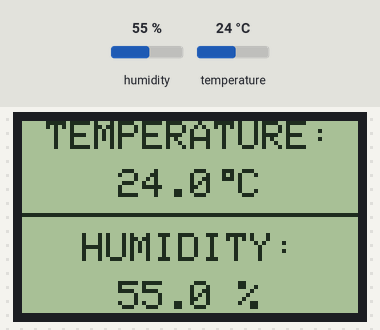
The sketch below on a simulated Arduino Uno, built with avr-gcc and run on an emulated ATmega328P. On the bench: 84×48 one-colour display. The test bench sets the inputs (shaded band); at power-on: humidity 55 %, temperature 24 °C.

Above: at 2.2 s.
2.3 s: humidity set to 22 %
At 4.1 s:
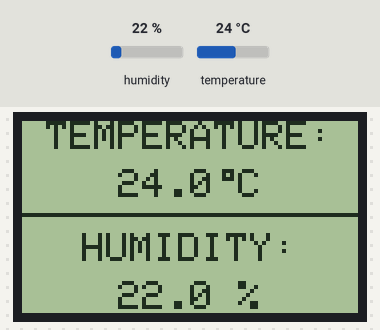
5.0 s: temperature set to 12 °C
At 5.8 s:
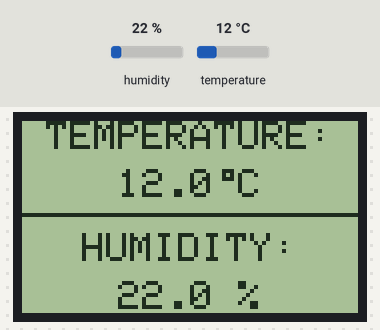
7.7 s: humidity set to 40 %
At 10.4 s:
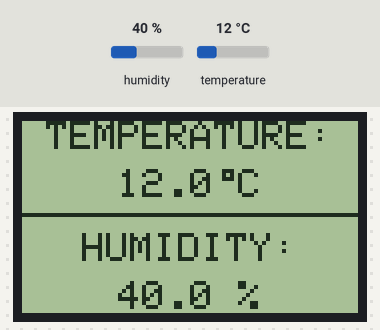
10.7 s: temperature set to 19 °C
At 12.1 s:
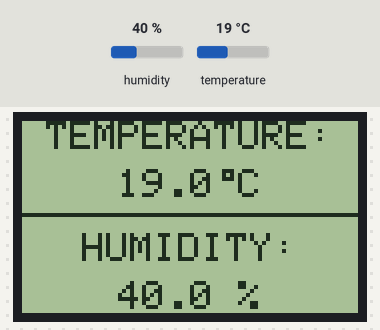
Timing chart, 0 to 13.7 s (numbered marks = the images above; inputs shaded):
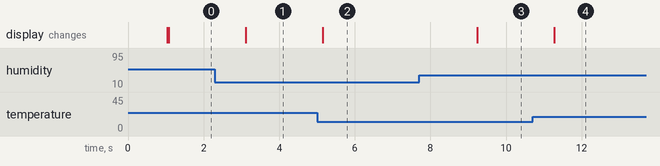

Measured:
- after the input at 2.3 s, the display: changes after 0.82 s (image 1)
- after the input at 5.0 s, the display: changes after 0.16 s (image 2)
- after the input at 7.7 s, the display: changes after 1.5 s (image 3)
- after the input at 10.7 s, the display: changes after 0.57 s (image 4)

The sketch:

main.ino
```cpp
#include <SPI.h>               // include SPI library
#include <Adafruit_GFX.h>      // include adafruit graphics library
#include <Adafruit_PCD8544.h>  // include adafruit PCD8544 (Nokia 5110) library
#include <DHT.h>               // include DHT library code

// Nokia 5110 LCD module connections (CLK, DIN, D/C, CS, RST)
Adafruit_PCD8544 display = Adafruit_PCD8544(7, 6, 5, 4, 3);

#define DHTPIN A0            // DHT22 data pin is connected to Arduino analog pin 0
#define DHTTYPE DHT22        // DHT22 sensor is used
DHT dht22(DHTPIN, DHTTYPE);  // configure DHT library

char temperature[] = "000.0 C";
char humidity[] = "000.0 %";

void setup() {
  delay(1000);  // wait 1 second

  // initialize the display
  display.begin();
  // initialize the DHT library
  dht22.begin();

  // you can change the contrast around to adapt the display
  // for the best viewing!
  display.setContrast(50);

  display.clearDisplay();  // clear the screen and buffer
  display.display();

  display.drawFastHLine(0, 23, display.width(), BLACK);

  display.setTextSize(1);
  display.setTextColor(BLACK, WHITE);
  display.setCursor(6, 0);
  display.print("TEMPERATURE:");
  display.setCursor(15, 28);
  display.print("HUMIDITY:");
  display.display();
}

// main loop
void loop() {
  // read humidity
  int RH = dht22.readHumidity() * 10;
  // read temperature in degree Celsius
  int Temp = dht22.readTemperature() * 10;

  // update temperature and humidity arrays
  if (Temp < 0) {
    temperature[0] = '-';
    Temp = abs(Temp);
  } else
    temperature[0] = ' ';
  temperature[1] = (Temp / 100) % 10 + '0';
  temperature[2] = (Temp / 10) % 10 + '0';
  temperature[4] = Temp % 10 + '0';

  if (RH >= 1000)
    humidity[0] = '1';
  else
    humidity[0] = ' ';
  humidity[1] = (RH / 100) % 10 + '0';
  humidity[2] = (RH / 10) % 10 + '0';
  humidity[4] = RH % 10 + '0';

  // print temperature
  display.setCursor(18, 12);
  display.print(temperature);
  // print degree symbol ( ° )
  display.drawRect(50, 12, 3, 3, BLACK);
  // print humidity
  display.setCursor(18, 40);
  display.print(humidity);
  // now update the display
  display.display();

  delay(1000);  // wait 1 second
}
// end of code.
```
